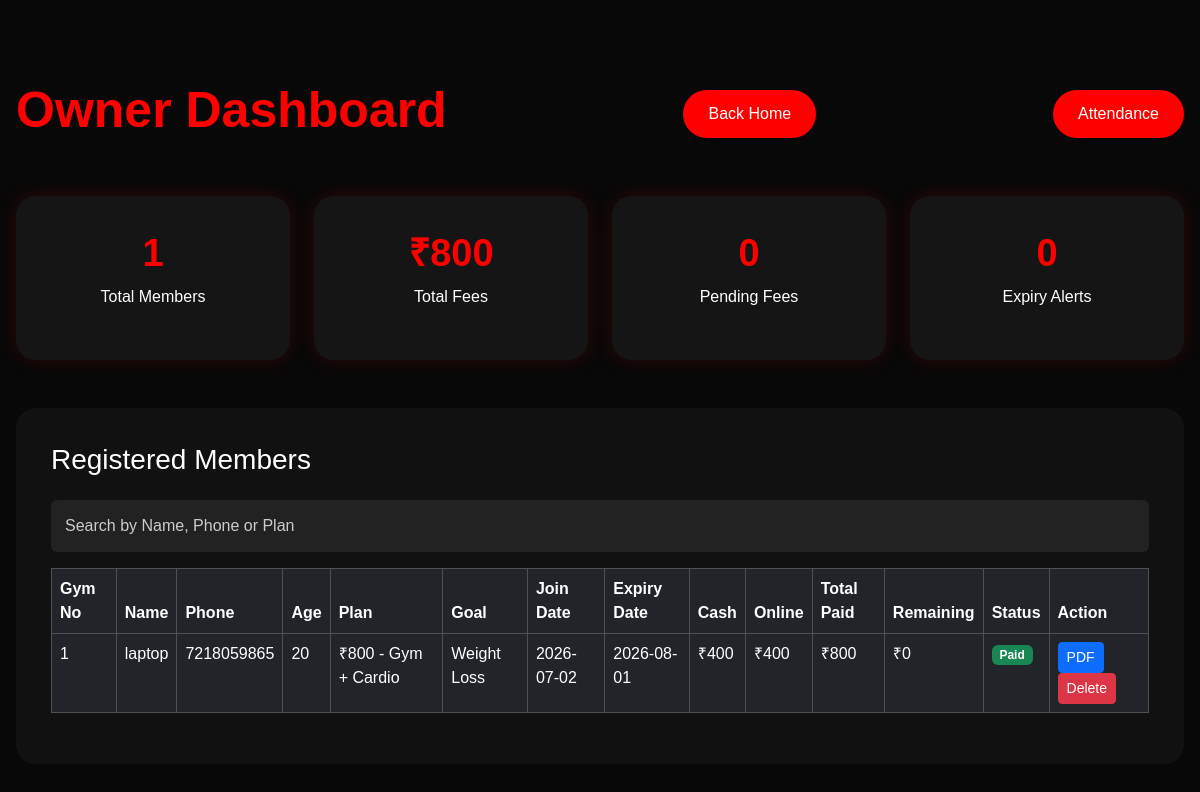
/owner-dashboard, run on the app's committed database.
### app.py (models this page shows)
class Member(db.Model):
    id = db.Column(db.Integer, primary_key=True)
    gym_number = db.Column(db.Integer, unique=True)
    name = db.Column(db.String(100))
    phone = db.Column(db.String(20))
    age = db.Column(db.Integer)
    plan = db.Column(db.String(100))
    goal = db.Column(db.String(100))
    join_date = db.Column(db.Date, default=date.today)
    expiry_date = db.Column(db.Date)
    payment_status = db.Column(db.String(20), default="Pending")
    paid_amount = db.Column(db.Integer, default=0)
    remaining_amount = db.Column(db.Integer, default=0)
    cash_paid = db.Column(db.Integer, default=0)
    online_paid = db.Column(db.Integer, default=0)
    is_active = db.Column(db.Boolean, default=True)

### app.py (the view)
@app.route("/owner-dashboard")
def owner_dashboard():
    members = Member.query.all()
    total_members = Member.query.count()
    pending_fees = sum(member.remaining_amount for member in members)
    expiring_members = Member.query.filter(
    Member.expiry_date <= date.today() + timedelta(days=3)
).all()
    expiry_alerts = len(expiring_members)
    total_fees = 0
    for member in members:
        if member.payment_status == "Paid":
            if "₹600" in member.plan:
                total_fees += 600
            elif "₹800" in member.plan:
                total_fees += 800
            elif "₹1800" in member.plan:
                total_fees += 1800
            elif "₹3999" in member.plan:
                total_fees += 3999
    return render_template(
        "owner-dashboard.html",
        members=members,
        total_members=total_members,
        pending_fees=pending_fees,
        total_fees=total_fees,
        expiry_alerts=expiry_alerts,
        expiring_members=expiring_members
    )

### templates/owner-dashboard.html (shortened to what this page needs)
<!DOCTYPE html>
<html>
<head>
    <link href="https://cdn.jsdelivr.net/npm/bootstrap@5.3.3/dist/css/bootstrap.min.css" rel="stylesheet">
    <link rel="stylesheet" href="{{ url_for('static', filename='css/style.css') }}">
</head>
<body>
<section class="dashboard-section">
    <div class="container-fluid px-3">
        <div class="d-flex justify-content-between align-items-center mb-4">
            <h2 class="section-title">Owner Dashboard</h2>
            <a href="{{ url_for('home') }}" class="main-btn">Back Home</a>
            <a href="{{ url_for('attendance') }}" class="main-btn">
    Attendance
</a>
        </div>
        <div class="row g-4 mt-4">
            <div class="col-md-3">
                <div class="dashboard-card">
                    <h3>{{ total_members }}</h3>
                    <p>Total Members</p>
                </div>
            </div>
            <div class="col-md-3">
                <div class="dashboard-card">
                    <h3>₹{{ total_fees }}</h3>
                    <p>Total Fees</p>
                </div>
            </div>
            <div class="col-md-3">
                <div class="dashboard-card">
                    <h3>{{ pending_fees }}</h3>
                    <p>Pending Fees</p>
                </div>
            </div>
            <div class="col-md-3">
                <div class="dashboard-card">
                   <h3>{{ expiry_alerts }}</h3>
<p>Expiry Alerts</p>
                </div>
            </div>
        </div>
        <div class="dashboard-table mt-5">
            <h3 class="mb-4">Registered Members</h3>
            <input
type="text"
id="searchMember"
class="form-control mb-3"
placeholder="Search by Name, Phone or Plan">
<div class="table-responsive">
            <table class="table table-dark table-hover table-bordered">
                <thead>
                    <tr>
                        <th>Gym No</th>
                        <th>Name</th>
                        <th>Phone</th>
                        <th>Age</th>
                        <th>Plan</th>
                        <th>Goal</th>
                        <th>Join Date</th>
                        <th>Expiry Date</th>
                        <th>Cash</th>
                        <th>Online</th>
                        <th>Total Paid</th>
                        <th>Remaining</th>
                        <th>Status</th>
                        <th>Action</th>
                    </tr>
                </thead>
                <tbody>
{% for member in members %}
<tr class="
">
    <td>{{ member.gym_number }}</td>
    <td>{{ member.name }}</td>
    <td>{{ member.phone }}</td>
    <td>{{ member.age }}</td>
    <td>{{ member.plan }}</td>
    <td>{{ member.goal }}</td>
    <td>{{ member.join_date }}</td>
    <td>{{ member.expiry_date }}</td>
    <td>₹{{ member.cash_paid }}</td>
<td>₹{{ member.online_paid }}</td>
<td>₹{{ member.paid_amount }}</td>
<td>₹{{ member.remaining_amount }}</td>
    <td>
{% if member.payment_status == "Paid" %}
<span class="badge bg-success">
Paid
</span>
{% elif member.payment_status == "Partial" %}
<span class="badge bg-info">
Partial
</span>
{% else %}
<span class="badge bg-danger">
Pending
</span>
{% endif %}
</td>
    <td>
        <a href="{{ url_for('download_receipt', id=member.id) }}"
           class="btn btn-primary btn-sm">PDF</a>
        <a href="{{ url_for('delete_member', id=member.id) }}"
           class="btn btn-danger btn-sm"
           onclick="return confirm('Are you sure you want to delete this member?')">
           Delete
        </a>
    </td>
</tr>
{% else %}
<tr>
    <td colspan="14" class="text-center">
        No members registered yet.
    </td>
</tr>
{% endfor %}
</tbody>
            </table>
        </div>
        </div>
    </div>
</section>
</body>
</html>

### static/css/style.css (style rules this page uses)
* { margin: 0; padding: 0; box-sizing: border-box; scroll-behavior: smooth; }
body { background: #080808; color: #fff; font-family: Arial, sans-serif; }
.main-btn { display: inline-block; padding: 14px 35px; background: red; color: #fff; text-decoration: none; border-radius: 40px; transition: background 0.3s ease; }
.section-title { font-size: 50px; font-weight: 700; color: red; }
.form-control { padding: 14px; color: #fff; background: #222; border: none; }
.form-control::placeholder { color: #ccc; opacity: 1; }
.form-control { color: #fff !important; background: #222 !important; }
.dashboard-section { min-height: 100vh; padding: 80px 0; background: #080808; }
.dashboard-card { padding: 35px; text-align: center; background: #151515; border-radius: 20px; box-shadow: 0 0 20px rgba(255, 0, 0, 0.15); }
.dashboard-card h3 { color: red; font-size: 38px; font-weight: 700; }
.dashboard-table { padding: 35px; background: #111; border-radius: 20px; }
.main-btn { background:red; color:white; padding:12px 25px; border:none; border-radius:30px; }
.table-responsive { overflow-x:auto; }
.table-responsive { overflow-x:auto; width:100%; }
.dashboard-table { overflow:hidden; }
.dashboard-table table { min-width:1000px; }

### data on the page
Member: gym_number "1", name "laptop", phone "7218059865", age "20", plan "₹800 - Gym + Cardio", goal "Weight Loss", join_date "2026-07-02", expiry_date "2026-08-01", cash_paid "400", online_paid "400", paid_amount "800", remaining_amount "0", payment_status "Paid"

### other printed values
{{ total_members }} "1"
{{ total_fees }} "800"
{{ pending_fees }} "0"
{{ expiry_alerts }} "0"
